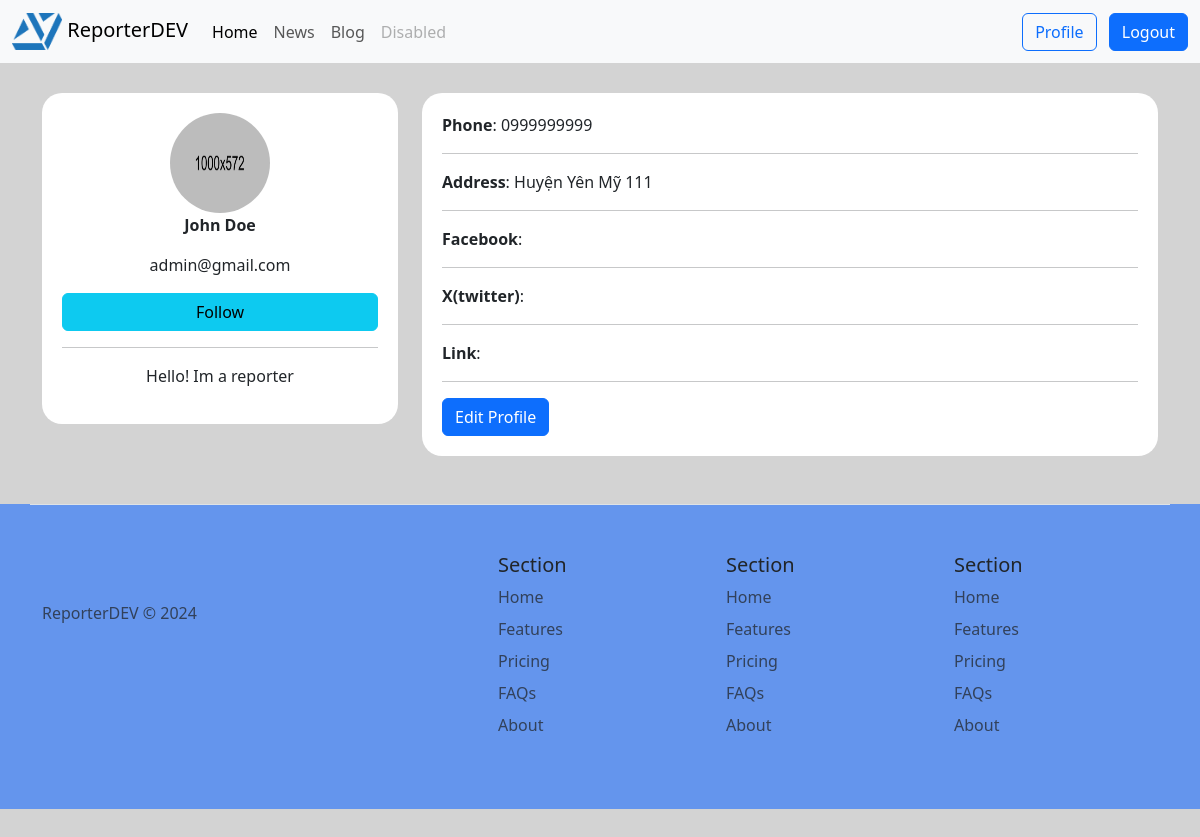
The app's page /accounts/profile/ (signed in), older data.
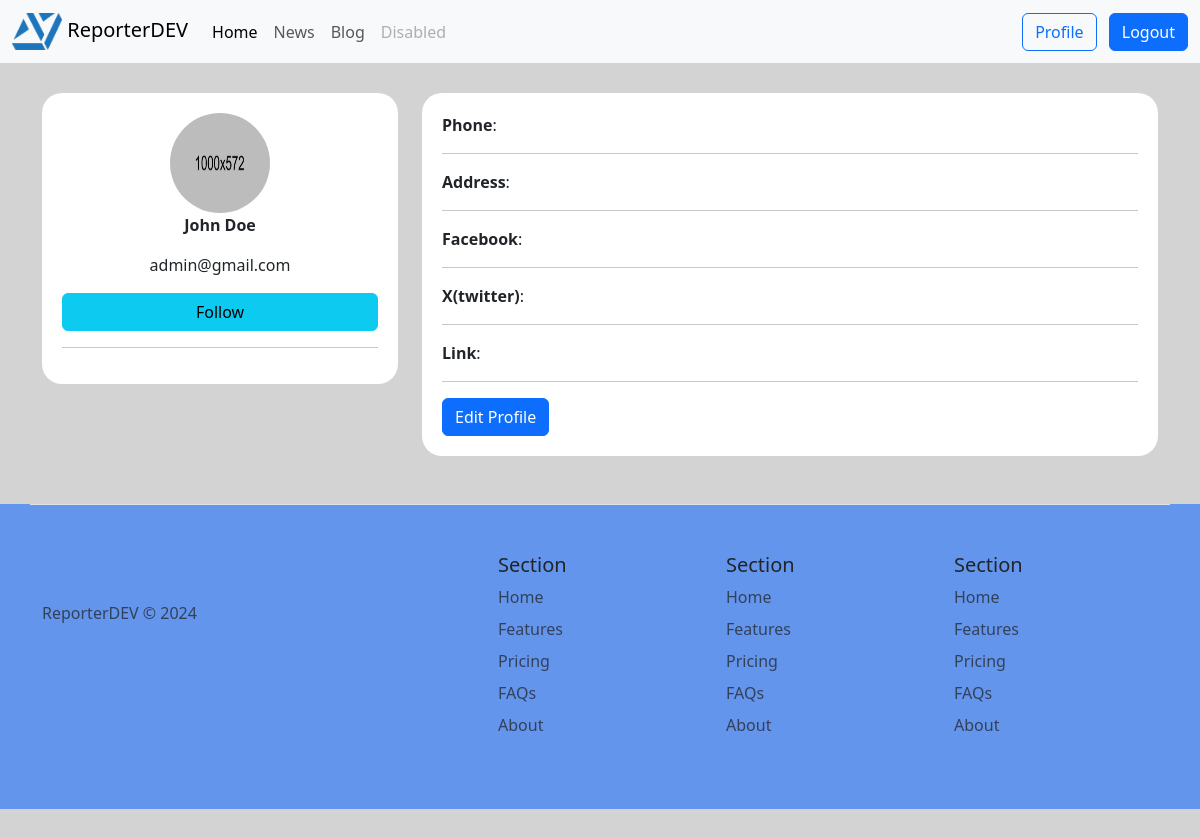
The same page, newer data.
### accounts/models.py (models this page shows, shortened)
class AuthorProfile(models.Model):
	user = models.OneToOneField(Author, on_delete=models.CASCADE)
	full_name = models.CharField(max_length=50, blank=True)
	avatar = models.ImageField(upload_to='avatar_user', blank=True)
	bio = models.CharField(max_length=255, blank=True)
	phone = models.CharField(max_length=11, blank=True)
	address = models.CharField(max_length=50, blank=True)
	link_facebook = models.CharField(max_length=100, blank=True)
	link_x = models.CharField(max_length=100, blank=True)
	link_other = models.CharField(max_length=100, blank=True)

class CustomUser(AbstractUser):
	class Types(models.TextChoices):
		ADMIN = 'admin', 'Admin'
		AUTHOR = 'author', 'Author'
		READER = 'reader', 'Reader'
	base_type = Types.READER
	user_type = models.CharField(_("Type"), max_length=10, choices=Types.choices, default=Types.READER)
	email = models.EmailField(unique=True)
	username = None
	USERNAME_FIELD = 'email'
	REQUIRED_FIELDS = ['user_type']
	objects = CustomUserManager()

### accounts/views.py (the view)
# urls.py: path('profile/', views.author_profile_view, name='profile'),
@login_required
def author_profile_view(request):
	try:
		profile = models.AuthorProfile.objects.get(user=request.user)
	except models.AuthorProfile.DoesNotExist:
		models.AuthorProfile.objects.create(user=request.user).save()
		profile = models.AuthorProfile.objects.get(user=request.user)
	if request.method == 'POST':
		form = forms.AuthorProfileForm(request.POST, instance=profile)
		if form.is_valid():
			form.save()
	else:
		form = forms.AuthorProfileForm()
	return render(request, 'accounts/profile.html', {'profile': profile, 'form': form})

### templates/accounts/profile.html (shortened to what this page needs)
{% extends 'base.html' %}
{% load static %}
{% block stylesheets %}
    <link rel="stylesheet" type="text/css" href="{% static 'css/profile.css' %}"/>
{% endblock %}
{% block content %}
    <div class="row" style="margin-top: 30px;">
        <div class="col-lg-4 col-md-6 col-12">
            <div class="info-author">
                {% if profile.avatar %}
                    <img src="/media/{{ profile.avatar }}" alt="avatar_author" class="avatar-author">
                {% else %}
                    <img src="/media/example.jpg" alt="avatar_author" class="avatar-author">
                {% endif %}
                {% if profile.full_name %}
                    <p><b>{{ profile.full_name }}</b></p>
                {% else %}
                    <p><b>John Doe</b></p>
                {% endif %}
                <p>{{ profile.user.email }}</p>
                <button class="btn btn-info" style="width: 100%">Follow</button>
                <hr>
                <p>{{ profile.bio }}</p>
            </div>
        </div>
        <div class="col-lg-8 col-md-6 col-12">
            <div class="info-author-2">
                <p><b>Phone</b>: {{ profile.phone }}</p>
                <hr>
                <p><b>Address</b>: {{ profile.address }}</p>
                <hr>
                <p><b>Facebook</b>: {{ profile.link_facebook }}</p>
                <hr>
                <p><b>X(twitter)</b>: {{ profile.link_x }}</p>
                <hr>
                <p><b>Link</b>: {{ profile.link_other }}</p>
                <hr>
                <button type="button" class="btn btn-primary" data-toggle="modal" data-target="#editProfileModal">
                    Edit Profile
                </button>
            </div>
        </div>
    </div>
{% endblock %}

### templates/base.html (shortened to what this page needs)
<!DOCTYPE html>
{% load static %}
<html lang="en">
<head>
    <link rel="stylesheet" href="https://maxcdn.bootstrapcdn.com/bootstrap/4.5.2/css/bootstrap.min.css">
    <link href="https://cdn.jsdelivr.net/npm/bootstrap@5.3.3/dist/css/bootstrap.min.css" rel="stylesheet"
>
    {% block stylesheets %}{% endblock %}
</head>
<body>
{% include 'partials/_navbar.html' %}
<div class="container">
    {% block content %}
    {% endblock %}
</div>
{% include 'partials/_footer.html' %}
</body>
</html>

### templates/partials/_navbar.html (shortened to what this page needs)
<nav class="navbar navbar-expand-lg bg-body-tertiary">
    <div class="container-fluid">
        <a class="navbar-brand" href="{% url 'home' %}">
            <img src="/media/icon_web.png" width="50px;"> ReporterDEV
        </a>
        <div class="collapse navbar-collapse" id="navbarNav">
            <ul class="navbar-nav">
                <li class="nav-item">
                    <a class="nav-link active" aria-current="page" href="{% url 'home' %}">Home</a>
                </li>
                <li class="nav-item">
                    <a class="nav-link" href="{% url 'news:list_news' %}">News</a>
                </li>
                <li class="nav-item">
                    <a class="nav-link" href="#">Blog</a>
                </li>
                <li class="nav-item">
                    <a class="nav-link disabled" aria-disabled="true">Disabled</a>
                </li>
            </ul>
            {% if request.user.is_authenticated %}
                <div class="ms-auto">
                    <a href="{% url 'accounts:profile' %}" class="btn btn-outline-primary me-2">Profile</a>
                    <a href="{% url 'accounts:logout' %}" class="btn btn-primary">Logout</a>
                </div>
            {% else %}
                <div class="ms-auto">
                    <a href="{% url 'accounts:login' %}" class="btn btn-outline-primary me-2">Login</a>
                    <a href="{% url 'accounts:register' %}" class="btn btn-primary">Register</a>
                </div>
            {% endif %}
        </div>
    </div>
</nav>

### templates/partials/_footer.html
<div style="background-color: cornflowerblue">
    <div class="container">
        <footer class="row row-cols-1 row-cols-sm-2 row-cols-md-5 py-5 my-5 border-top">
            <div class="col mb-3">
                <a href="/" class="d-flex align-items-center mb-3 link-dark text-decoration-none">
                    <svg class="bi me-2" width="40" height="32">
                        <use xlink:href="#bootstrap"></use>
                    </svg>
                </a>
                <p class="text-muted">ReporterDEV © 2024</p>
            </div>
            <div class="col mb-3">
            </div>
            <div class="col mb-3">
                <h5>Section</h5>
                <ul class="nav flex-column">
                    <li class="nav-item mb-2"><a href="#" class="nav-link p-0 text-muted">Home</a></li>
                    <li class="nav-item mb-2"><a href="#" class="nav-link p-0 text-muted">Features</a></li>
                    <li class="nav-item mb-2"><a href="#" class="nav-link p-0 text-muted">Pricing</a></li>
                    <li class="nav-item mb-2"><a href="#" class="nav-link p-0 text-muted">FAQs</a></li>
                    <li class="nav-item mb-2"><a href="#" class="nav-link p-0 text-muted">About</a></li>
                </ul>
            </div>
            <div class="col mb-3">
                <h5>Section</h5>
                <ul class="nav flex-column">
                    <li class="nav-item mb-2"><a href="#" class="nav-link p-0 text-muted">Home</a></li>
                    <li class="nav-item mb-2"><a href="#" class="nav-link p-0 text-muted">Features</a></li>
                    <li class="nav-item mb-2"><a href="#" class="nav-link p-0 text-muted">Pricing</a></li>
                    <li class="nav-item mb-2"><a href="#" class="nav-link p-0 text-muted">FAQs</a></li>
                    <li class="nav-item mb-2"><a href="#" class="nav-link p-0 text-muted">About</a></li>
                </ul>
            </div>
            <div class="col mb-3">
                <h5>Section</h5>
                <ul class="nav flex-column">
                    <li class="nav-item mb-2"><a href="#" class="nav-link p-0 text-muted">Home</a></li>
                    <li class="nav-item mb-2"><a href="#" class="nav-link p-0 text-muted">Features</a></li>
                    <li class="nav-item mb-2"><a href="#" class="nav-link p-0 text-muted">Pricing</a></li>
                    <li class="nav-item mb-2"><a href="#" class="nav-link p-0 text-muted">FAQs</a></li>
                    <li class="nav-item mb-2"><a href="#" class="nav-link p-0 text-muted">About</a></li>
                </ul>
            </div>
        </footer>
    </div>
</div>

### static/css/profile.css (style rules this page uses)
body { background-color: lightgray }
.info-author { text-align: center; background-color: #FFFFFF; border-radius: 20px; padding: 20px; }
.info-author-2 { background-color: #FFFFFF; border-radius: 20px; padding: 20px; }
.avatar-author { width: 100px; height: 100px; border-radius: 50%; vertical-align: middle }

Row changes from the older to the newer data that the page shows:
changed AuthorProfile "admin@gmail.com": bio "Hello! Im a reporter" → (not shown); phone "0999999999" → (not shown); address "Huyện Yên Mỹ 111" → (not shown)
